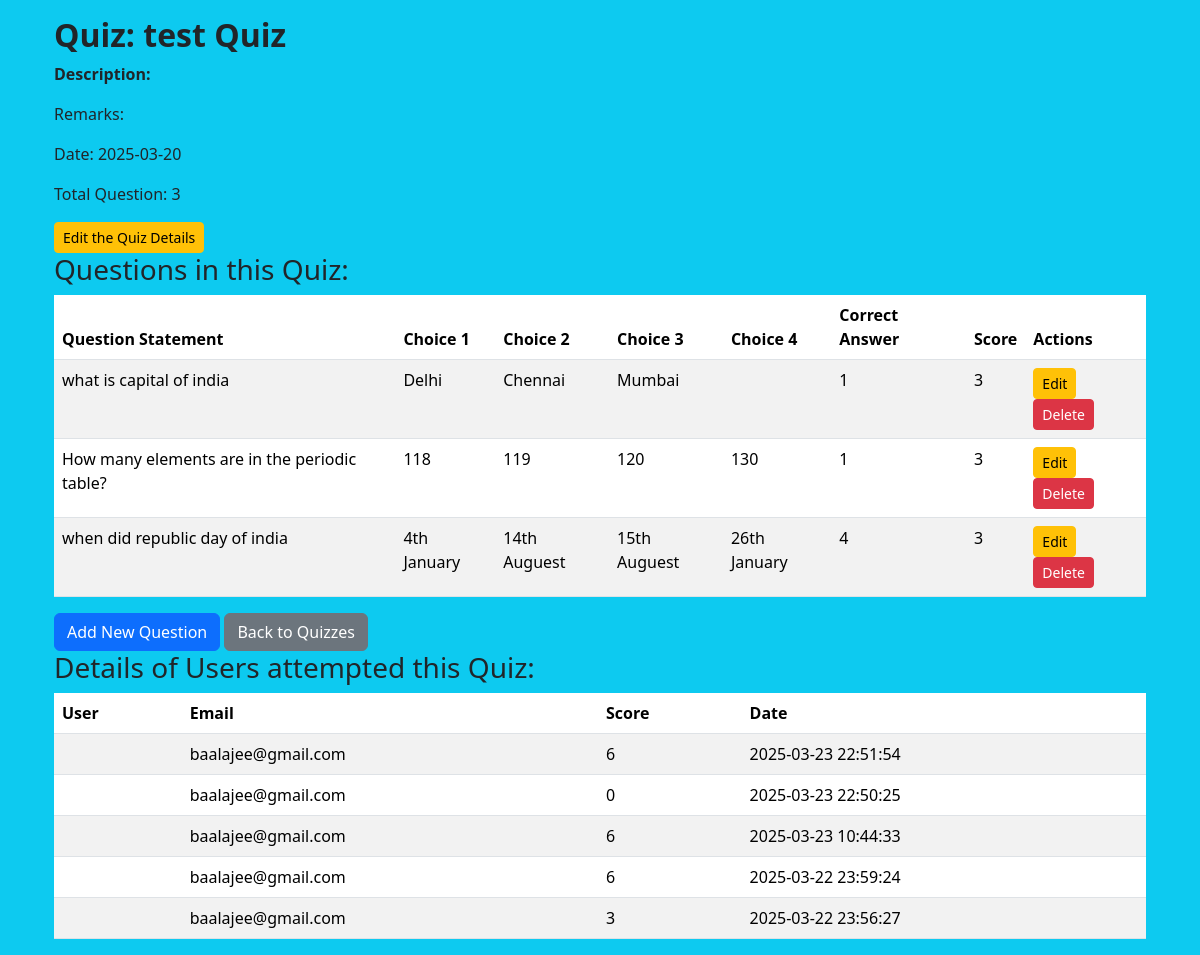
Screenshot of /admin/quiz/1 (signed in) with the database file from the repository.
### models/models.py (models this page shows)
class Quiz(db.Model):
    __tablename__ = "quizzes"
    id = db.Column(db.Integer, primary_key=True, autoincrement=True)
    chapter_id = db.Column(db.Integer, db.ForeignKey('chapters.id'), nullable=False)
    name = db.Column(db.String(50), nullable=False)
    description = db.Column(db.Text)
    remarks = db.Column(db.Text)
    date_of_quiz = db.Column(db.Date)
    chapter = db.relationship('Chapter', back_populates='quizzes')
    questions = db.relationship('Question', back_populates='quiz',cascade="all, delete-orphan")
    scores = db.relationship('Score', back_populates='quiz',cascade="all, delete-orphan")

class Question(db.Model):
    __tablename__ = "questions"
    id = db.Column(db.Integer, primary_key=True, autoincrement=True)
    quiz_id = db.Column(db.Integer, db.ForeignKey('quizzes.id'), nullable=False)
    question_statement = db.Column(db.Text, nullable=False)
    choice1 = db.Column(db.Text, nullable=False)
    choice2 = db.Column(db.Text, nullable=False)
    choice3 = db.Column(db.Text)
    choice4 = db.Column(db.Text)
    correct_answer = db.Column(db.Integer,nullable=False)
    score = db.Column(db.Integer)
    quiz = db.relationship('Quiz', back_populates='questions')

class Score(db.Model):
    __tablename__ = "scores"
    id = db.Column(db.Integer, primary_key=True, autoincrement=True)
    quiz_id = db.Column(db.Integer, db.ForeignKey('quizzes.id'), nullable=False)
    user_id = db.Column(db.Integer, db.ForeignKey('users.id'), nullable=False)
    timestamp = db.Column(db.DateTime, default=datetime.utcnow)
    total_score = db.Column(db.Integer, nullable=False)
    quiz = db.relationship('Quiz', back_populates='scores')
    user = db.relationship('User', back_populates='scores')

class User(db.Model):
    __tablename__ = "users"
    id = db.Column(db.Integer, primary_key=True, autoincrement=True)
    username = db.Column(db.String(50), nullable=False, unique=True)
    email = db.Column(db.String(100), nullable=False, unique=True)
    password = db.Column(db.String(255), nullable=False)
    full_name = db.Column(db.String(100), nullable=False)
    qualification = db.Column(db.String(50))
    dob = db.Column(db.Date)
    college = db.Column(db.String(100))
    roles = db.Column(db.String(50), nullable=False, default='user')
    scores = db.relationship('Score', back_populates='user',lazy=True)

### controllers/controllers.py (the view)
@controllers.route('/admin/quiz/<int:id>')
def quiz_show_detail(id):
    if not check_role('admin'):
        flash('You are not allowed here')
        return redirect(url_for('controllers.login'))
    quiz = Quiz.query.get_or_404(id)
    questions = Question.query.filter_by(quiz_id=quiz.id).all()
    scores = Score.query.filter_by(quiz_id=quiz.id).join(User).order_by(Score.timestamp.desc()).all()
    return render_template('quiz_show_detail.html', quiz=quiz, questions=questions, scores=scores)

### controllers/controllers.py (called while the page is built)
def check_role(role):
    if 'user_id' in session and session['role']==role:
        return True
    return False

### templates/quiz_show_detail.html
{% extends 'layout.html' %}
{% block body %}
<div class="container">
    <h2><strong>Quiz: {{ quiz.name }}</strong></h2>
    <p><strong>Description:</strong>{{ quiz.description }}</p>
    <p>Remarks: {{ quiz.remarks }}</p>
    <p>Date: {{ quiz.date_of_quiz }}</p>
    <p>Total Question: {{questions|length}}</p>
    <a href="{{url_for('controllers.quiz_edit',id=quiz.id)}}"class="btn btn-sm btn-warning">Edit the Quiz Details</a>
    <h3>Questions in this Quiz:</h3>
    {% if questions %}
        <table class="table table-striped">
            <thead>
                <tr>
                    <th>Question Statement</th>
                    <th>Choice 1</th>
                    <th>Choice 2</th>
                    <th>Choice 3</th>
                    <th>Choice 4</th>
                    <th>Correct Answer</th>
                    <th>Score</th>
                    <th>Actions</th>
                </tr>
            </thead>
            <tbody>
                {% for question in questions %}
                <tr>
                    <td>{{ question.question_statement }}</td>
                    <td>{{ question.choice1 }}</td>
                    <td>{{ question.choice2 }}</td>
                    <td>{{ question.choice3 }}</td>
                    <td>{{ question.choice4 }}</td>
                    <td>{{ question.correct_answer }}</td>
                    <td>{{ question.score }}</td>
                    <td>
                        <a href="{{ url_for('controllers.question_edit', id=question.id) }}" class="btn btn-sm btn-warning">Edit</a>
                        <form method="POST" action="{{ url_for('controllers.question_delete', id=question.id) }}" style="display: inline;">
                            <button type="submit" class="btn btn-sm btn-danger">Delete</button>
                        </form>
                    </td>
                </tr>
                {% endfor %}
            </tbody>
        </table>
    {% else %}
        <p>No questions found for this quiz.</p>
    {% endif %}
    <a href="{{ url_for('controllers.question_create', quiz_id=quiz.id) }}" class="btn btn-primary">Add New Question</a>
    <a href="{{ url_for('controllers.quiz_show') }}" class="btn btn-secondary">Back to Quizzes</a>
    <h3>Details of Users attempted this Quiz:</h3>
    {% if scores %}
        <table class="table table-striped">
            <thead>
                <tr>
                    <th>User</th>
                    <th>Email</th>
                    <th>Score</th>
                    <th>Date</th>
                </tr>
            </thead>
            <tbody>
                {% for score in scores %}
                <tr>
                    <td>{{ score.user.name }}</td>
                    <td>{{ score.user.email }}</td>
                    <td>{{ score.total_score }}</td>
                    <td>{{ score.timestamp.strftime('%Y-%m-%d %H:%M:%S') }}</td>
                </tr>
                {% endfor %}
            </tbody>
        </table>
    {% else %}
        <p>No User have attempted this quiz.</p>
    {% endif %}
</div>
{% endblock %}

### rows the page displays
Quiz: name "test Quiz", date_of_quiz "2025-03-20"
Question: question_statement "what is capital of india", choice1 "Delhi", choice2 "Chennai", choice3 "Mumbai", correct_answer "1", score "3"
Question: question_statement "How many elements are in the periodic table?", choice1 "118", choice2 "119", choice3 "120", choice4 "130", correct_answer "1", score "3"
Question: question_statement "when did republic day of india", choice1 "4th January", choice2 "14th Auguest", choice3 "15th Auguest", choice4 "26th January", correct_answer "4", score "3"
Score: user.email "baalajee@gmail.com", total_score "6", timestamp "2025-03-23 22:51:54"
Score: user.email "baalajee@gmail.com", total_score "0", timestamp "2025-03-23 22:50:25"
Score: user.email "baalajee@gmail.com", total_score "6", timestamp "2025-03-23 10:44:33"
Score: user.email "baalajee@gmail.com", total_score "6", timestamp "2025-03-22 23:59:24"
Score: user.email "baalajee@gmail.com", total_score "3", timestamp "2025-03-22 23:56:27"

### other values shown
{{ questions|length }} "3"
